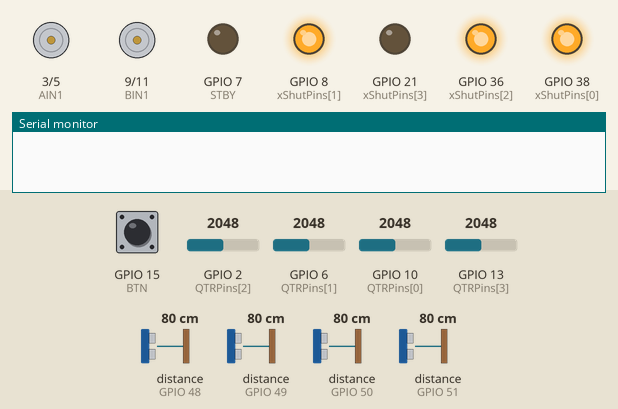
A sketch run on a simulated ESP32-S3. On the bench: motor-driver pin pairs drawn as motors (green arrow = first pin HIGH = forward, orange = second pin HIGH = backward, longer = more drive, scaled by the enable pin, stopped while the standby pin is LOW), output pins drawn as LEDs (lit = HIGH), the last lines printed to the serial monitor. The inputs (shaded band) are chosen by the test bench; at power-on: GPIO 15 (BTN) HIGH, distance to the obstacle (sensors on GPIO 48, GPIO 49, GPIO 50, GPIO 51) 80 cm, GPIO 2 (QTRPins[2]) = 2048, GPIO 6 (QTRPins[1]) = 2048, GPIO 10 (QTRPins[0]) = 2048, GPIO 13 (QTRPins[3]) = 2048.

Above: at 0.1 s.
At 1.3 s:
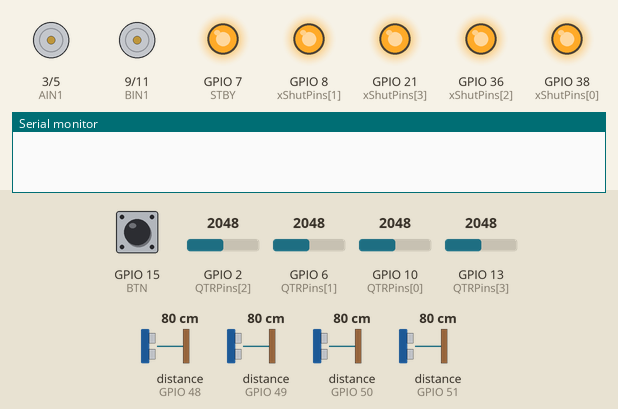
1.4 s: GPIO 15 (BTN) pulled LOW for 0.15 s
At 7.0 s:
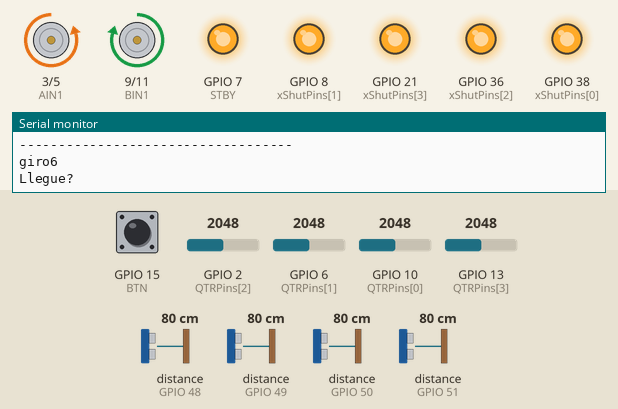
7.5 s: distance to the obstacle (sensor on GPIO 48) set to 2 cm
Timing chart, 0 to 10.5 s (numbered marks = the images above; inputs shaded):
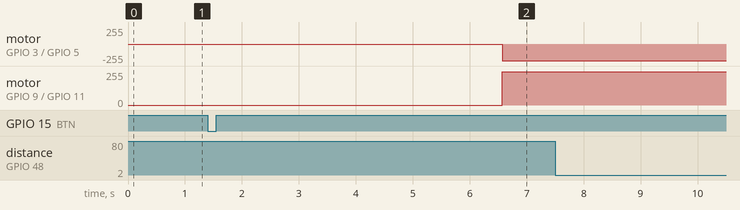

The sketch:

Codigo_Pro_V2.ino
```cpp
#include <Wire.h>
#include <Adafruit_VL53L0X.h>

// Definición de Pines y Direcciones XSHUT para los VL53L0X
const int xShutPins[4] = {38, 8, 36, 21};               // [0]: Front, [1]: Back, [2]: Izquierda, [3]: Derecha
uint8_t sensorAddresses[4] = {0x30, 0x31, 0x32, 0x33};  // Nuevas direcciones I2C para evitar colisiones (por defecto es 0x29)

Adafruit_VL53L0X lox[4];

// Definición de Pines para los QTR-1A
const int QTRPins[4] = {10, 6, 2, 13};                  // [0]: Front-Left, [1]: Front-Right, [2]: Back-Left, [3]: Back-Right

// Definición de Pines para el Controlador TB6612FNG y Botón de Inicio
const int PWMA = 1;
const int AIN1 = 3;
const int AIN2 = 5;
const int STBY = 7;
const int BIN1 = 9;
const int BIN2 = 11;
const int PWMB = 12;
const int BTN = 15;

// Banderas, Contadores, Funciones y Otras cosas
const unsigned long fiveSeconds = 5000;
unsigned long currentTime = 0;
unsigned long lastTime = 0;
unsigned long distance[4];    // [0]:Front, [1]:Back, [2]:Izquierda, [3]:Derecha
unsigned int IRstate[4];      // [0]:Front-Left, [1]:Front-Right, [2]:Back-Left, [3]:Back-Right
bool started = false;
bool waiting = true;

void initSensors();
void waitingTheButton();
void readSensors();

void moveMotorA(int speed, bool forward);
void moveMotorB(int speed, bool forward);
void stopMotors();

void setup() {
  Serial.begin(115200);     // Velocidad establecida por Esteban y Sebastian

  // Configuración del I2C en SDA=33 y SCL=36 para evitar contradicciones con la librería
  Wire.begin(33, 35);

  // Inicio de sensores VL53L0X y QTR y Configuración de pines TB6612FNG
  initSensors();
  pinMode(PWMA, OUTPUT);
  pinMode(AIN1, OUTPUT);
  pinMode(AIN2, OUTPUT);
  pinMode(STBY, OUTPUT);
  pinMode(BIN1, OUTPUT);
  pinMode(BIN2, OUTPUT);
  pinMode(PWMB, OUTPUT);
  pinMode(BTN, INPUT_PULLUP);

  digitalWrite(STBY, HIGH); // Encendido del driver de motores
  lastTime = millis();
}

// Ahora si comienza lo chido
void loop() {
  currentTime = millis(); // Actualizamos el tiempo global en cada ciclo

  if (waiting) {
    waitingTheButton();
  }

  if (started) {
    readSensors();

    // --- ZONA DE PRUEBAS TEMPORAL ---
    for (int i = 0; i < 4; i++) {
      Serial.print("Dist["); Serial.print(i); Serial.print("]: "); Serial.print(distance[i]); Serial.print(" cm  |  ");
      Serial.print("QTR["); Serial.print(i); Serial.print("]: "); Serial.println(IRstate[i]);
    }
    Serial.println("-----------------------------------");

  // Primer Caso: Condiciones Superficie Negra
  if (started && IRstate[0] >= 6 && IRstate[1] >= 15 && IRstate[2] >= 4000 && IRstate[3] >= 4000) {

    // Condicion 1: Distancias mayores a 60 girar una llanta
    if (distance[0] > 60 && distance[1] > 60 && distance[2] > 60 && distance[4] > 60) {
        moveMotorA(220, true);
        moveMotorB(220, false);
        Serial.println("giro1");
        delay(10);
    }

    // Condicion 2: Distancia enfrente menor a 60
    else if (distance[0] <= 30 && distance[0] > 1) {
      moveMotorA(250, true);
      moveMotorB(250, true);
      Serial.println("giro2");
      delay(10);
    }

    // Condicion 3: Distancia izquierda menor a 60
    else if (distance[2] <= 30 && distance[2] > 1) {
      moveMotorA(225, true);
      moveMotorB(225, false);
      Serial.println("giro3");
      delay(10);
    }

    // Condicion 4: Distancia derecha menor a 60
    else if (distance[3] <= 30 && distance[3] > 1) {
      moveMotorA(225, true);
      moveMotorB(225, false);
      Serial.println("giro4");
      delay(10);
    }

    // Condicion 5: Distancia atrás menor a 60 después de descartar lo demás
    else if (distance[1] <= 30 && distance[1] > 1) {
      moveMotorA(250, true);
      moveMotorB(250, false);
      Serial.println("giro5");
      delay(50);
    }
  }

  /* Segundo Caso: Condicion Superficie Blanca
  else if (started && (IRstate[0] <= 6 || IRstate[1] <= 15 || IRstate[2] <= 4000 || IRstate[4] <= 4000) &&
        (distance[0] <= 30 || distance[1] <= 30 || distance[2] <= 30 || distance[3] <= 20)) {

    if (IRstate[0] <= 6 && (distance[1] <= 30 || distance[2] <= 30)) {

    }
  } */

  // Tercer Caso: Condicion Superficie Blanca Total
  // Superficie blanca detras
  else if (started && (IRstate[2] < 4000 || IRstate[3] < 4000)) {
    moveMotorA(250, true);
    moveMotorB(250, true);
    Serial.println("giro6");
    delay(15);
  }

  // Superficie blanca adelante
  else if (started && (IRstate[0] < 6 || IRstate[1] < 15) && (IRstate[2] > 4000 && IRstate[3] > 4000)) {
    moveMotorA(250, false);
    moveMotorB(250, false);
    Serial.println("giro7");
    delay(15);
  }

  delay(1); // Por si acaso
  }

  Serial.println("Llegue?");
}

void waitingTheButton () {
  while (started == false) {
    currentTime = millis();

    // Condicional para comprobar la bandera working y más abajo la diferencia de tiempo de 5 o más segundos
    if (waiting && digitalRead(BTN) == LOW) {
      waiting = false;
      delay(25);                         // Antirrebote pro que el profe pablo nos enseñó
      Serial.println("Pushed");          // Ahí como para poder leer bien en el monitor serial
      Serial.println("Pushed");
      Serial.println("Pushed");
    } else if (waiting && digitalRead(BTN) == HIGH) {
      lastTime = currentTime;            // Guarda el tiempo anterior para que respeten los 5 seg en cualquier momento
    }

    if (!started && !waiting && currentTime - lastTime >= fiveSeconds) { // Importante los ! para las negaciones de los boleanos
      started = true;
    }
    delay(20);
  }
}

void initSensors() {
  // Declara todos los XSHUT de sensores láser como salidas poniendo y los apaga
  for (int i = 0; i < 4; i++) {
    pinMode(xShutPins[i], OUTPUT);
    digitalWrite(xShutPins[i], LOW);
  }
  // Declara todos los pines de señal de sensores QTR como salidas
  for (int i = 0; i < 4; i++) {
    pinMode(QTRPins[i], INPUT);
  }
  delay(10);

  // Exclusivo para VL53L0X: Encendido y reconfiguración dirección de uno en uno
  for (int i = 0; i < 4; i++) {
    digitalWrite(xShutPins[i], HIGH);     // Encender sensor actual
    delay(20);

    if (!lox[i].begin(sensorAddresses[i])) {    // Solo si llega a ocurrir algún error al inicializar un sensor
      Serial.print("Error al inicializar VL53L0X número: ");
      Serial.println(i);
    }
    delay(10);
  }
}

void readSensors () {
  // Lectura de Distancias (VL53L0X)
  for (int i = 0; i < 4; i++) {

    VL53L0X_RangingMeasurementData_t measure;
    lox[i].rangingTest(&measure, false);

    // Estado 4 significa que hay problemas y nos tenemos que dar de baja
    if (measure.RangeStatus != 4) {
      distance[i] = measure.RangeMilliMeter / 10; // Guardado en cm
    } else {
      distance[i] = 555; // Valor si llega a haber algun problema
    }
  }

  // Lectura de la Refractancia del Suelo (QTR-1A)
  for (int i = 0; i < 4; i++) {
    IRstate[i] = analogRead(QTRPins[i]); // Lectura ADC (12 bits) de 0 a 4095
  }
}

void moveMotorA(int speed, bool forward) {
  if (forward) {
    digitalWrite(AIN1, LOW);
    digitalWrite(AIN2, HIGH);
  } else {
    digitalWrite(AIN1, HIGH);
    digitalWrite(AIN2, LOW);
  }
  analogWrite(PWMA, speed);
}

void moveMotorB(int speed, bool forward) {
  if (forward) {
    digitalWrite(BIN1, HIGH);
    digitalWrite(BIN2, LOW);
  } else {
    digitalWrite(BIN1, LOW);
    digitalWrite(BIN2, HIGH);
  }
  analogWrite(PWMB, speed);
}

void stopMotors() {
  digitalWrite(AIN1, LOW);
  digitalWrite(AIN2, LOW);
  digitalWrite(BIN1, LOW);
  digitalWrite(BIN2, LOW);
  analogWrite(PWMA, 0);
  analogWrite(PWMB, 0);
}
```

Measured:
- after the input at 1.4 s, motor on GPIO 3 (AIN1) / GPIO 5 (AIN2): stopped → backward 250/255 after 5.2 s; motor on GPIO 9 (BIN1) / GPIO 11 (BIN2): stopped → forward 250/255 after 5.2 s
